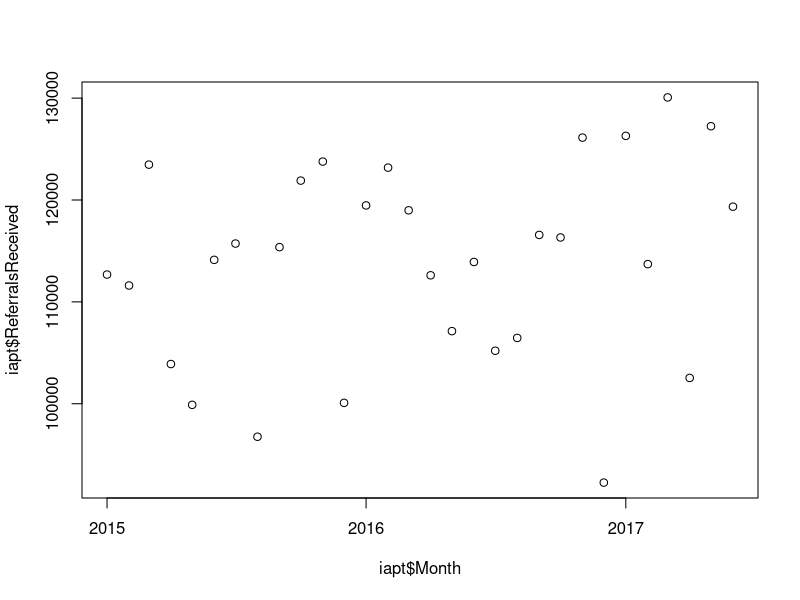
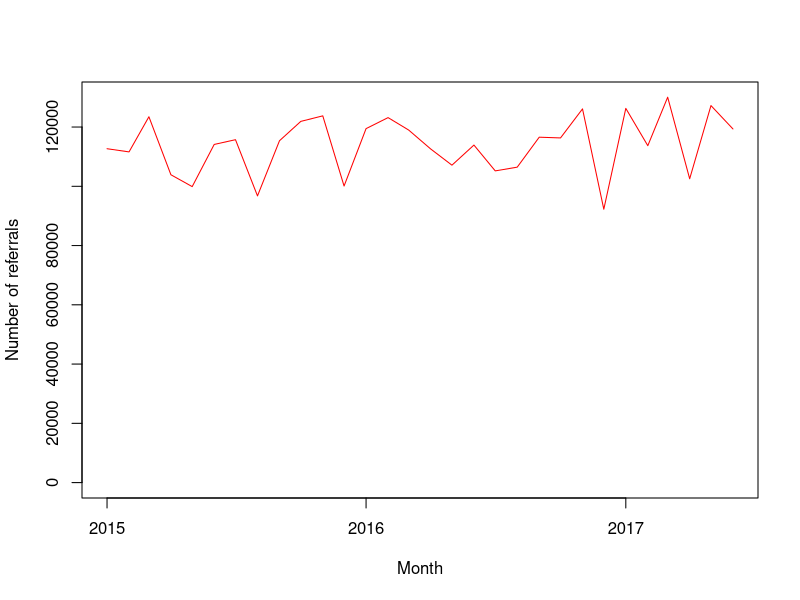
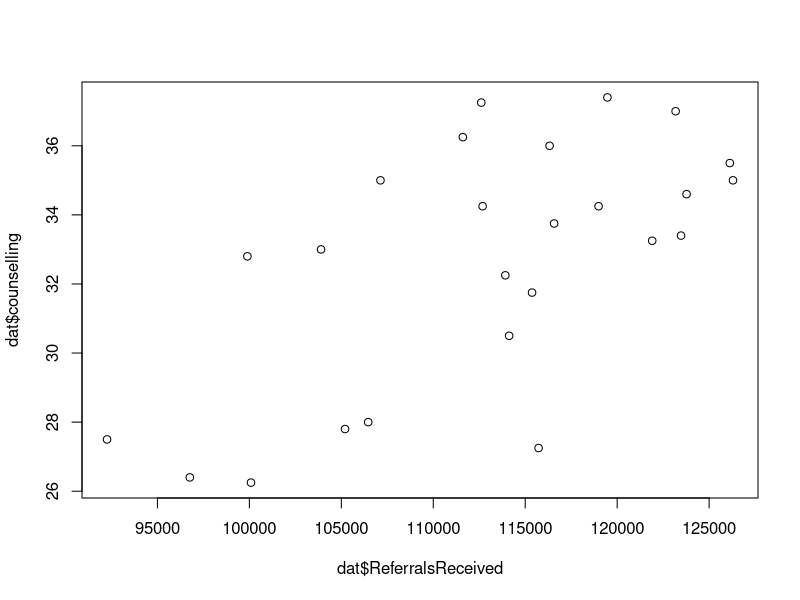

R code for these plots, in order:
## ---- chunk 1
knitr::opts_chunk$set(echo = TRUE, message = FALSE, warning = FALSE)
options(scipen = 999, digits = 3)
## ---- chunk 2
?read.csv
## ---- chunk 3
# List files in current directory
list.files()
## ---- chunk 4
# Create a vector with three elements - a series of three numbers.
c(1,2,3)
## ---- chunk 5
print(c(1,2,3))
## ---- chunk 6
2+2
## ---- chunk 7
a <- 10/5
## ---- chunk 8
a
## ---- chunk 9
x <- 10
y <- 2
z <- x*y
## ---- chunk 10
iapt <- read.csv("iapt.csv", stringsAsFactors = FALSE)
## ---- chunk 11
class(iapt)
## ---- chunk 12
names(iapt)
## ---- chunk 13
data <- iapt
## ---- chunk 14
# Third row and first column
iapt[3,1]
## ---- chunk 15
# First and second element of 12th column
iapt[c(1, 2), 12]
## ---- chunk 16
# Entire tenth row
iapt[10, ]
## ---- chunk 17
# 5th to 12th element of 7th row
iapt[c(5:12), 7]
# Same as above.
# iapt[c(5,6,7,8,9,10,11,12), 7]
## ---- chunk 18
iapt$ReferralsReceived
## ---- chunk 19
# First three elements of SelfReferrals column
iapt$SelfReferrals[1:3]
## ---- chunk 20
# Select all Months where the numbers of appointments is more than 0.5 million, 
# and number of self referrals is  greater than 70 thousand
iapt[iapt$Appointments > 500000 & iapt$SelfReferrals > 70000, 2]
## ---- chunk 21
iapt$Month <- as.Date(iapt$Month, format = "%Y-%m-%d")
class(iapt$Month)
## ---- chunk 22
iapt$year <- substr(iapt$Month, 1, 4)
## ---- chunk 23
referrals2016 <- iapt$ReferralsReceived[iapt$year == 2016]

# Calculate sum using sum() function.

# Use R like a calculator to get a proportion.

## ---- chunk 24
# We already calculated the numbers of referrals in 2016. Now, repeat this for 2015.

# Subtract one value from another.
## ---- chunk 25
plot(iapt$Month, iapt$ReferralsReceived)
## ---- chunk 26
plot(iapt$Month, iapt$ReferralsReceived, xlab = "Month", ylab = "Number of referrals", ylim = c(0, 130000), col = "red", type = "l")
## ---- chunk 27
# First, let's summarise the data a little. Total number of self help appointments
iapt$total_self_help <- iapt$GuideSelfHelpBookApts + iapt$NonGuideSelfHelpBookApts + iapt$GuideSelfHelpCompApts + iapt$NonGuideSelfHelpCompApts

# What proportion of overall appointments is each therapy type, for each month.
iapt$total_self_help_prop <- iapt$total_self_help / iapt$Appointments

# Continue making variables for a few other therapies or therapy types.

# Calculate average of monthly proportions, for each variable.
summary(iapt$total_self_help_prop)
# or..
mean(iapt$total_self_help_prop, na.rm = TRUE)
# or, to get means of all columns in one step. Note: you need to change the column index.
colMeans(iapt[, 3:5], na.rm = TRUE)
## ---- chunk 28
trends <- read.csv("trends.csv")
trends$week <- as.Date(trends$week, format = "%Y-%m-%d")
## ---- chunk 29
# Run each line one by one to see intermediate output. Otherwise, the variable name gets overwritten.

# Erase the last three characters - day, from the date
trends$month <- substr(trends$week, 0, 7)
# Replace the day with "-01", to match the date format in iapt dataset.
trends$month <- paste0(trends$month, "-01")
# Change the class of variable to a date, to match the iapt dataset.
trends$month <- as.Date(trends$month, format = "%Y-%m-%d")
## ---- chunk 30
# Load package
library(dplyr)

monthly_trends <- trends %>% 
  group_by(month) %>% 
  summarise(cbt = mean(cognitive_behavioural_therapy, na.rm = TRUE), 
            counselling = mean(counselling_psychology, na.rm = TRUE), 
            antidepressant = mean(antidepressant, na.rm = TRUE),
            depression = mean(depression, na.rm = TRUE),
            anxiety = mean(anxiety, na.rm = TRUE))
## ---- chunk 31
dat <- merge(iapt, monthly_trends, by.x = "Month", by.y = "month")
## ---- chunk 32
plot(dat$ReferralsReceived, dat$counselling)
## ---- chunk 33
cor.test(dat$ReferralsReceived, dat$counselling)
